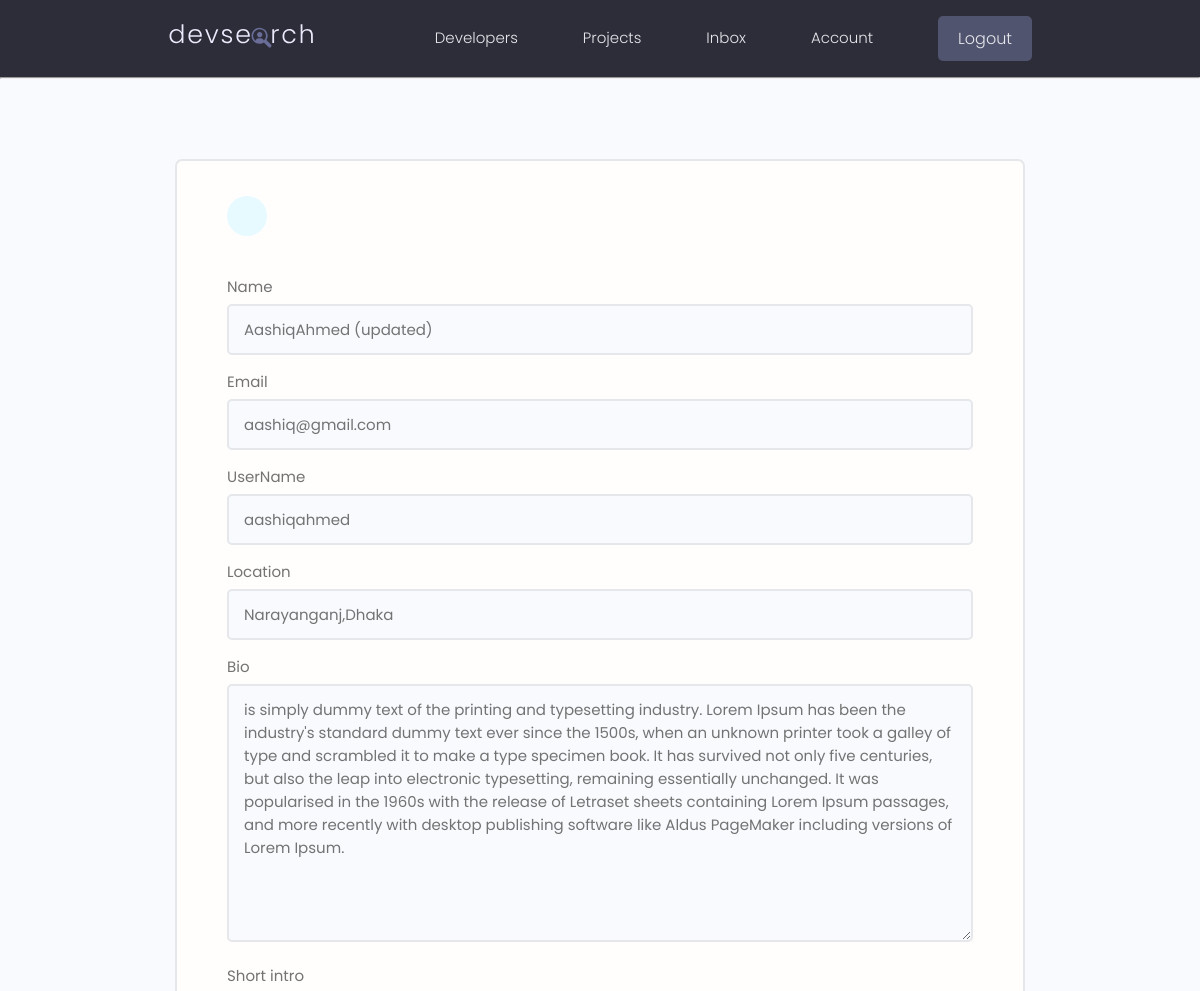
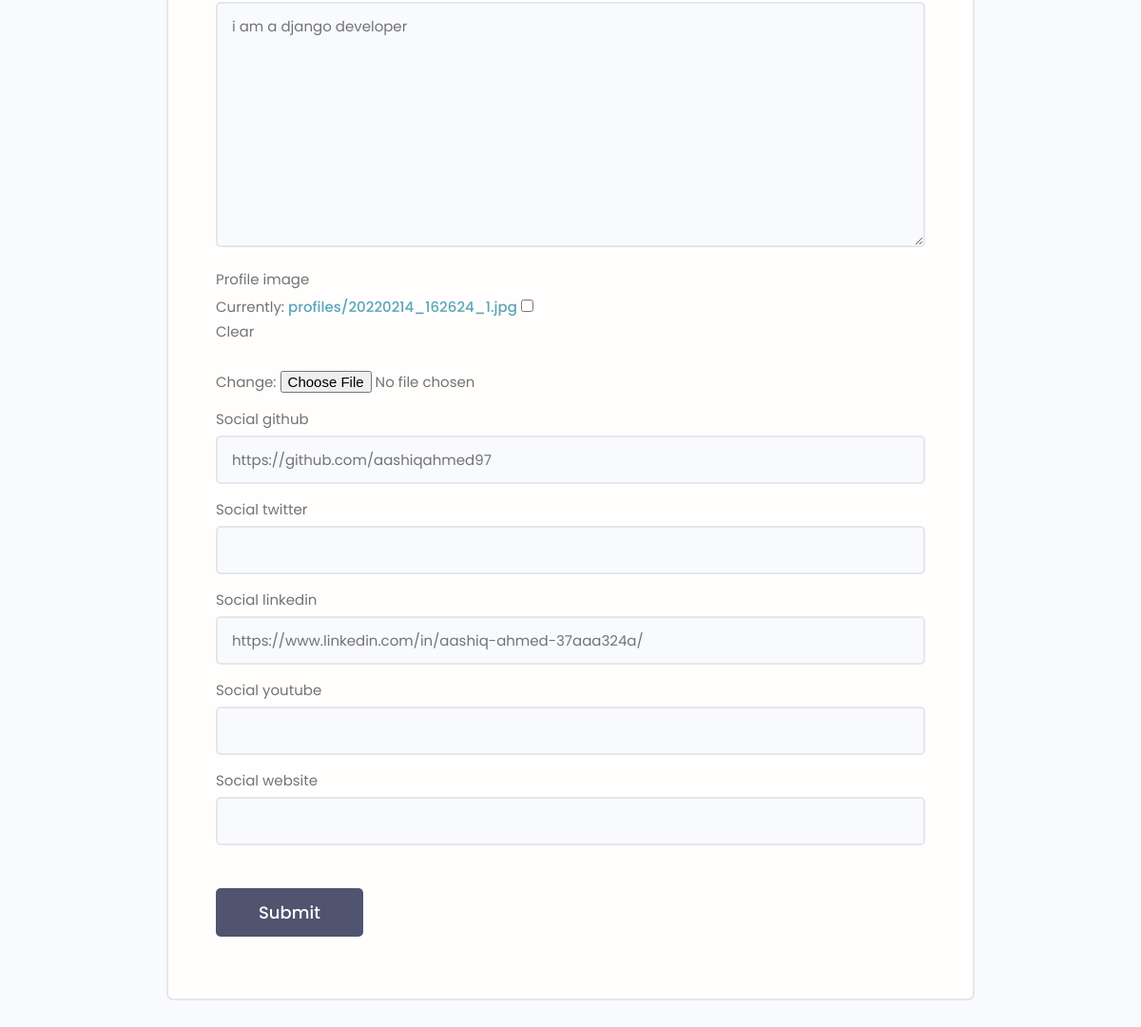
The page /edit-account/ (signed in) on the database its author committed (2 pictures, top to bottom).
### users/models.py (models this page shows, shortened)
class profile(models.Model):
    user = models.OneToOneField(User,on_delete=models.CASCADE , null=True, blank=True )
    name= models.CharField(max_length=200,null=True, blank=True)
    email=models.EmailField(max_length=500,null=True, blank=True)
    userName= models.CharField(max_length=200,null=True, blank=True)
    location= models.CharField(max_length=200,null=True, blank=True)
    short_intro=models.TextField(max_length=200,null=True, blank=True)
    bio=models.TextField(null=True, blank=True)
    profile_image=models.ImageField(upload_to='profiles/',null=True, blank=True, default='profiles/user-default.png')
    social_github= models.CharField(max_length=200,null=True, blank=True)
    social_twitter= models.CharField(max_length=200,null=True, blank=True)
    social_linkedin= models.CharField(max_length=200,null=True, blank=True)
    social_youtube= models.CharField(max_length=200,null=True, blank=True)
    social_website= models.CharField(max_length=200,null=True, blank=True)
    created=models.DateTimeField(auto_now_add=True)
    id = models.UUIDField(default=uuid.uuid4,unique=True,primary_key=True,editable=False)

### users/views.py (the view)
# urls.py: path('edit-account/', views.editAccount ,  name='edit-account'),
@login_required(login_url='login')
def editAccount(request):
    profile = request.user.profile
    form = profileForm(instance= profile)
    if request.method == "POST":
        form=profileForm(request.POST, request.FILES, instance=profile)
        if form.is_valid():
            form.save()
            return redirect('account')
    context={'form': form}
    return render (request,'users/profile_form.html',context)

### users/forms.py
class profileForm(ModelForm):
    class Meta:
        model= profile
        fields = ['name', 'email', 'userName','location','bio','short_intro','profile_image',
        'social_github','social_twitter','social_linkedin', 'social_youtube','social_website']
    def __init__(self,*args,**kwargs):
        super(profileForm, self).__init__(*args,**kwargs)
        for name, field in self.fields.items():
            field.widget.attrs.update({'class':'input'})

### users/templates/users/profile_form.html (shortened to what this page needs)
{% extends 'main.html' %}
{% block content %}
<main class="formPage my-xl">
    <div class="content-box">
        <div class="formWrapper">
            <a class="backButton" href="{% url 'account' %}"></a>
            <br>
            <form class="form" action="{% url 'edit-account' %}" method="POST" enctype="multipart/form-data">
                {% for field in form %}
                <div class="form__field">
                    <label for="formInput#text">{{field.label}}</label>
                    {{field}}
                </div>
                {% endfor %}
                <input class="btn btn--sub btn--lg  my-md" type="submit" value="Submit" />
            </form>
        </div>
    </div>
</main>
{% endblock content %}

### static/styles/app.css (style rules this page uses)
:root { --color-sub: #2d2d39; }
.btn--sub { background-color: var(--color-sub-light); }
.content-box { width: 95%; max-width: 85rem; margin: 0 auto; }
.backButton { background: var(--color-main-light); color: var(--color-main); width: 4rem; height: 4rem; display: flex; align-items: center; justify-content: center; border-radius: 50%; }
.formPage .formWrapper { list-style: none; background: var(--color-white); padding: 3.5rem 5rem; border: 2px solid var(--color-light); border-radius: 0.7rem; }

### static/uikit/styles/modules/_variables.css (style rules this page uses)
:root { --color-main: #5aa5b9; --color-main-light: #e6faff; --color-sub: #3f4156; --color-sub-light: #51546e; --color-sub-lighter: #ededfd; --color-text: #737373; --color-gray: #8b8b8b; --color-light: #e5e7eb; --color-light-gray: #767676; --color-bg: #f8fafd; --color-white: #fffefd; --color-white-light: #f3f3f3; --color-success: #359e64; --color-success-bg: #def8e8; --color-error: #fc4b0b; --color-error-bg: #fff2ee; --font-base: 'Poppins', arial, helvetica, 'Segoe UI', roboto, ubuntu, sans-serif; --font-monospace: 'Fira Code', 'Courier New', courier, monospace; --font-regular: 300; --font-medium: 500; --font-bold: 700; --generic-shadow: 1px 1px 5px #00000010; --generic-transition: all 0.3s ease-in-out; }

### static/uikit/styles/modules/_base.css (style rules this page uses)
* { margin: 0; padding: 0; box-sizing: border-box; text-rendering: optimizeLegibility; color: inherit; font-size: inherit; }
html { font-size: 50%; }
@media only screen and (min-width: 480px) { html { font-size: 56.25%; } }
@media only screen and (min-width: 1200px) { html { font-size: 62.5%; } }
body { line-height: 1.6; font-weight: 400; font-size: 1.5rem; color: var(--color-text); background-color: var(--color-bg); min-height: 100vh; }

### static/uikit/styles/modules/_typography.css (style rules this page uses)
* { font-family: var(--font-base); }
a { padding-bottom: 2px; text-decoration: none; display: inline-block; color: var(--color-main); font-weight: var(--font-medium); }

### static/uikit/styles/modules/_utilities.css (style rules this page uses)
.my-md { margin: 3rem auto; }
.my-xl { margin: 8rem auto; }

### static/uikit/styles/modules/_button.css (style rules this page uses)
.btn { display: inline-block; position: relative; cursor: pointer; background-color: var(--color-light); font-weight: var(--font-medium); color: var(--color-sub); text-decoration: none; padding: 1rem 2rem; border-radius: 0.5rem; border: none; width: -webkit-fit-content; width: -moz-fit-content; width: fit-content; height: -webkit-fit-content; height: -moz-fit-content; height: fit-content; font-size: 1.6rem; outline-width: 0; outline-color: transparent; -webkit-backface-visibility: hidden; backface-visibility: hidden; transition: all 0.3s ease-in-out; }
.btn--sub { background-color: var(--color-sub); color: var(--color-white); }
.btn--lg { font-size: 1.8rem; padding: 1.2rem 4.5rem; }

### static/uikit/styles/modules/_form.css (style rules this page uses)
.form { display: block; }
.form__field { margin-top: 1.5rem; margin-bottom: 1.5rem; }
.form__label, .form__field > label { display: block; margin-bottom: 0.5rem; color: var(--color-text); }
input.input[type='text'], input.input[type='email'], input.input[type='password'], input.input[type='number'], textarea.input { min-width: 24rem; width: 100%; padding: 1.2rem 1.5rem; border-radius: 0.5rem; border: 2px solid var(--color-light); transition: all 0.3s ease-in-out; background-color: var(--color-bg); }

### rows shown on the page
profile: form "AashiqAhmed (updated)" "aashiq@gmail.com" "aashiqahmed" "Narayanganj,Dhaka" "is simply dummy text of the printing and typesetting industry. Lorem Ipsum has been the industry's standard dummy text ever since the 1500s, when an unknown printer took a galley of type and scrambled it to make a type specimen book. It has survived not only five centuries, but also the leap into electronic typesetting, remaining essentially unchanged. It was popularised in the 1960s with the release of Letraset sheets containing Lorem Ipsum passages, and more recently with desktop publishing software like Aldus PageMaker including versions of Lorem Ipsum." "i am a django developer" "https://github.com/aashiqahmed97" "https://www.linkedin.com/in/aashiq-ahmed-37aaa324a/"

### other values the page prints
{{ field.label }} "Name" "Email" "UserName" "Location" "Bio" "Short intro" "Profile image" "Social github" "Social twitter" "Social linkedin" "Social youtube" "Social website"
